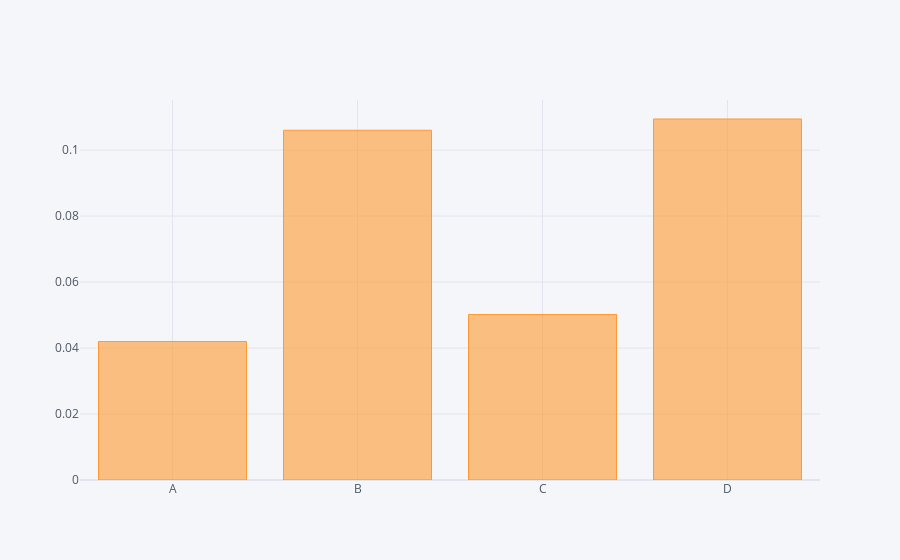

Notebook code cell kept with this figure:
### Code cell
df.mean().iplot(kind='bar')

### Figure 1 — Plotly figure (JSON) as saved in the notebook; plotly's stock layout.template omitted (floating-point values rounded to 4 significant figures)
{"data": [{"marker": {"color": "rgba(255, 153, 51, 0.6)", "line": {"color": "rgba(255, 153, 51, 1.0)", "width": 1}}, "name": "None", "orientation": "v", "text": "", "type": "bar", "x": ["A", "B", "C", "D"], "y": [0.04199, 0.106, 0.05017, 0.1094]}], "layout": {"legend": {"bgcolor": "#F5F6F9", "font": {"color": "#4D5663"}}, "paper_bgcolor": "#F5F6F9", "plot_bgcolor": "#F5F6F9", "title": {"font": {"color": "#4D5663"}}, "xaxis": {"gridcolor": "#E1E5ED", "showgrid": true, "tickfont": {"color": "#4D5663"}, "title": {"font": {"color": "#4D5663"}, "text": ""}, "zerolinecolor": "#E1E5ED"}, "yaxis": {"gridcolor": "#E1E5ED", "showgrid": true, "tickfont": {"color": "#4D5663"}, "title": {"font": {"color": "#4D5663"}, "text": ""}, "zerolinecolor": "#E1E5ED"}}}
